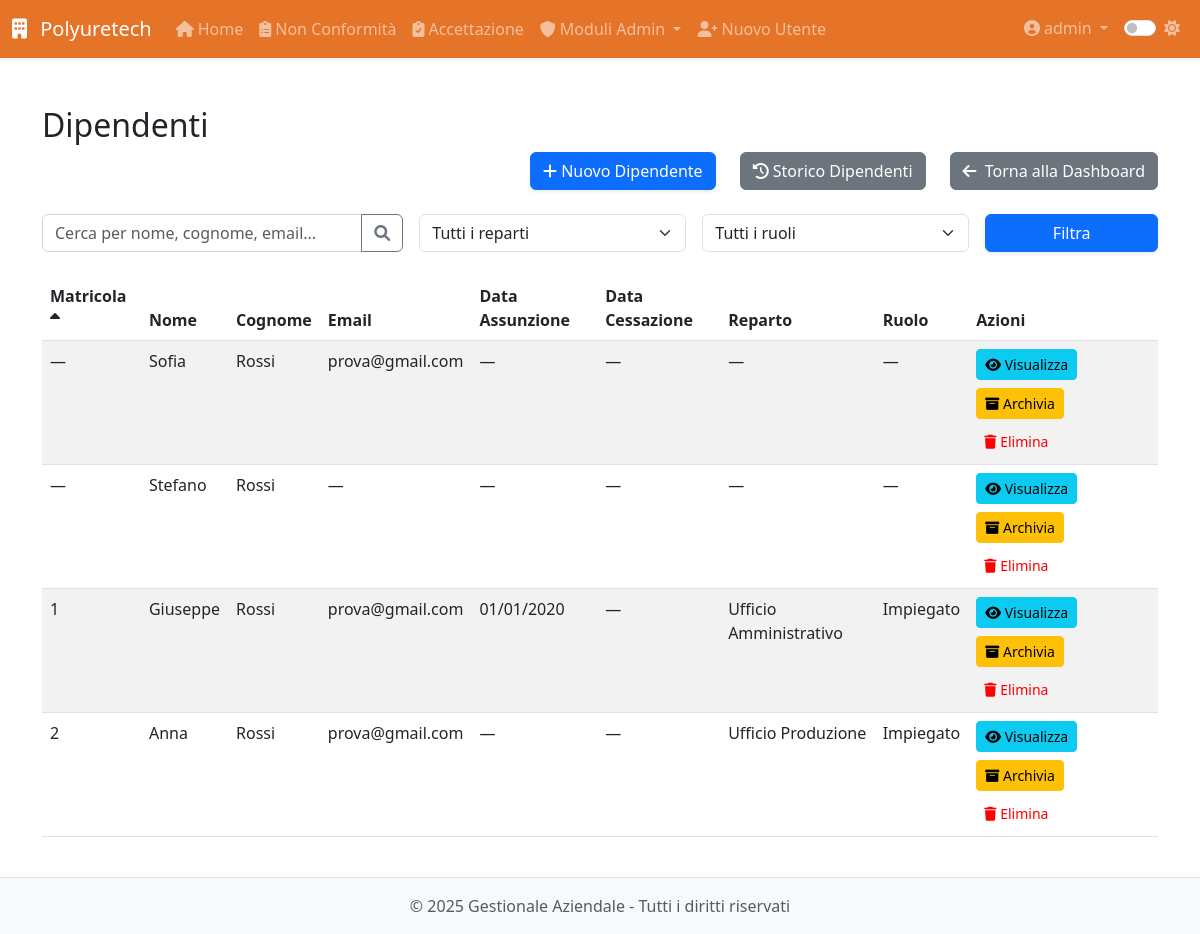
Page /modulo8/modulo8/dipendenti?sort_by=matricola&sort_order=asc&search=&reparto=&ruolo= (signed in) on the committed database.
### app/models.py (models this page shows, shortened)
class User(UserMixin, db.Model):
    __tablename__ = 'users'
    id = db.Column(db.Integer, primary_key=True)
    username = db.Column(db.String(64), unique=True, nullable=False, index=True)
    email = db.Column(db.String(120), unique=True, nullable=False, index=True)
    password_hash = db.Column(db.String(128), nullable=False)
    role = db.Column(db.String(20), default='operatore')  # 'operatore' o 'admin'
    created_at = db.Column(db.DateTime, default=datetime.utcnow)
    last_login = db.Column(db.DateTime)
    is_active = db.Column(db.Boolean, default=True)
    is_admin = db.Column(db.Boolean, default=False)
    modules = db.Column(db.String(255), default='')  # Lista di moduli accessibili separati da virgola
    modulo1_entries = db.relationship('Modulo1Entry',
                               backref='author',
                               lazy='dynamic',
                               foreign_keys='Modulo1Entry.user_id')
    modulo5_entries = db.relationship('Modulo5Entry',
                               backref='author',
                               lazy='dynamic',
                               foreign_keys='Modulo5Entry.user_id')
    def is_admin(self):
        return self.role == 'admin'

class Dipendente(db.Model):
    __tablename__ = 'dipendente'
    id = db.Column(db.Integer, primary_key=True)
    nome = db.Column(db.String(100), nullable=False)
    cognome = db.Column(db.String(100), nullable=False)
    data_nascita = db.Column(db.Date, nullable=False)
    luogo_nascita = db.Column(db.String(100), nullable=False)
    provincia_nascita = db.Column(db.String(2), nullable=False)
    codice_fiscale = db.Column(db.String(16))
    email = db.Column(db.String(120))
    telefono = db.Column(db.String(20))
    matricola = db.Column(db.String(20), unique=True)
    reparto = db.Column(db.String(100))
    ruolo = db.Column(db.String(100))
    data_assunzione_somministrazione = db.Column(db.Date)
    agenzia_somministrazione = db.Column(db.String(100))
    data_assunzione_indeterminato = db.Column(db.Date)
    legge_104 = db.Column(db.Boolean, default=False)
    donatore_avis = db.Column(db.Boolean, default=False)
    indirizzo_residenza = db.Column(db.String(200))
    citta_residenza = db.Column(db.String(100))
    provincia_residenza = db.Column(db.String(2))
    cap_residenza = db.Column(db.String(5))
    data_cessazione = db.Column(db.Date)
    note = db.Column(db.Text)
    archiviato = db.Column(db.Boolean, default=False)
    created_by_id = db.Column(db.Integer, db.ForeignKey('users.id'))
    created_by = db.relationship('User', backref='dipendenti_creati')
    competenze = db.relationship('Competenza',
                               secondary='dipendente_competenza',
                               backref=db.backref('dipendenti', lazy='dynamic'))
    competenze_associate = db.relationship('DipendenteCompetenza',
                                         back_populates='dipendente',
                                         overlaps="competenze,dipendenti")
    vestiario = db.relationship('Inventory',
                              secondary='prelievi_vestiario',
                              backref='dipendenti')
    performance = db.relationship('Performance', back_populates='dipendente', cascade='all, delete-orphan')
    partecipazioni_corsi = db.relationship('PartecipazioneCorso', backref='dipendente', lazy=True)
    corsi_sicurezza = db.relationship('CorsoSicurezza', secondary='dipendente_corso_sicurezza',
                                    backref=db.backref('dipendenti', lazy=True))
    @property
    def data_cessazione_date(self):
        return self.data_cessazione.date() if self.data_cessazione else None

### app/routes/modulo8.py (the view, shortened to what this page needs)
@modulo8.route('/modulo8/dipendenti')
@login_required
@admin_required
def dipendenti():
    search = request.args.get('search', '')
    reparto = request.args.get('reparto', '')
    ruolo = request.args.get('ruolo', '')
    sort_by = request.args.get('sort_by', 'nome')  # default sort by nome
    sort_order = request.args.get('sort_order', 'asc')  # default ascending
    query = Dipendente.query.filter_by(archiviato=False)
    if reparto:
        query = query.filter(Dipendente.reparto == reparto)
    if ruolo:
        query = query.filter(Dipendente.ruolo == ruolo)
    if sort_order == 'desc':
        query = query.order_by(getattr(Dipendente, sort_by).desc())
    else:
        query = query.order_by(getattr(Dipendente, sort_by).asc())
    dipendenti = query.all()
    reparti = db.session.query(Dipendente.reparto).distinct().filter(Dipendente.reparto.isnot(None)).all()
    reparti = [r[0] for r in reparti]
    ruoli = db.session.query(Dipendente.ruolo).distinct().filter(Dipendente.ruolo.isnot(None)).all()
    ruoli = [r[0] for r in ruoli]
    now = datetime.utcnow()
    return render_template(
        'modulo8/dipendenti.html',
        dipendenti=dipendenti,
        now=now,
        reparti=reparti,
        ruoli=ruoli,
        sort_by=sort_by,
        sort_order=sort_order
    )

### app/models.py (called while the page is built)
@login_manager.user_loader
def load_user(id):
    return User.query.get(int(id))

### app/utils.py (called while the page is built)
def admin_required(f):
    @wraps(f)
    def decorated_function(*args, **kwargs):
        if not current_user.is_admin:
            abort(403)
        return f(*args, **kwargs)
    return decorated_function

### app/templates/modulo8/dipendenti.html (shortened to what this page needs)
{% extends 'base.html' %}
{% block content %}
<div class="module-view">
  <h2>Dipendenti</h2>
  <div class="d-flex justify-content-end gap-4 mb-4">
    <a href="{{ url_for('modulo8.nuovo_dipendente') }}" class="btn btn-primary">
      <i class="fas fa-plus"></i> Nuovo Dipendente
    </a>
    <a href="{{ url_for('modulo8.storico_dipendenti') }}" class="btn btn-secondary">
      <i class="fas fa-history"></i> Storico Dipendenti
    </a>
    <a href="{{ url_for('modulo8.dashboard') }}" class="btn btn-secondary">
      <i class="fas fa-arrow-left me-1"></i> Torna alla Dashboard
  </a>
  </div>
  <div class="search-container mb-4">
    <form action="{{ url_for('modulo8.dipendenti') }}" method="GET" class="row g-3">
      <div class="col-md-4">
        <div class="input-group">
          <input type="text" class="form-control" name="search" placeholder="Cerca per nome, cognome, email..." value="{{ request.args.get('search', '') }}">
          <button class="btn btn-outline-secondary" type="submit">
            <i class="fas fa-search"></i>
          </button>
        </div>
      </div>
      <div class="col-md-3">
        <select class="form-select" name="reparto">
          <option value="">Tutti i reparti</option>
        </select>
      </div>
      <div class="col-md-3">
        <select class="form-select" name="ruolo">
          <option value="">Tutti i ruoli</option>
        </select>
      </div>
      <div class="col-md-2">
        <button type="submit" class="btn btn-primary w-100">Filtra</button>
      </div>
    </form>
  </div>
  <table class="table table-striped">
    <thead>
      <tr>
        <th>
          <a href="{{ url_for('modulo8.dipendenti', sort_by='matricola', sort_order='asc' if sort_by != 'matricola' or sort_order == 'desc' else 'desc', search=search, reparto=reparto, ruolo=ruolo) }}" class="text-decoration-none text-dark">
            Matricola
            {% if sort_by == 'matricola' %}
              <i class="fas fa-sort-{{ 'up' if sort_order == 'asc' else 'down' }}"></i>
            {% endif %}
          </a>
        </th>
        <th>
          <a href="{{ url_for('modulo8.dipendenti', sort_by='nome', sort_order='asc' if sort_by != 'nome' or sort_order == 'desc' else 'desc', search=search, reparto=reparto, ruolo=ruolo) }}" class="text-decoration-none text-dark">
            Nome
          </a>
        </th>
        <th>
          <a href="{{ url_for('modulo8.dipendenti', sort_by='cognome', sort_order='asc' if sort_by != 'cognome' or sort_order == 'desc' else 'desc', search=search, reparto=reparto, ruolo=ruolo) }}" class="text-decoration-none text-dark">
            Cognome
          </a>
        </th>
        <th>
          <a href="{{ url_for('modulo8.dipendenti', sort_by='email', sort_order='asc' if sort_by != 'email' or sort_order == 'desc' else 'desc', search=search, reparto=reparto, ruolo=ruolo) }}" class="text-decoration-none text-dark">
            Email
          </a>
        </th>
        <th>
          <a href="{{ url_for('modulo8.dipendenti', sort_by='data_assunzione_indeterminato', sort_order='asc' if sort_by != 'data_assunzione_indeterminato' or sort_order == 'desc' else 'desc', search=search, reparto=reparto, ruolo=ruolo) }}" class="text-decoration-none text-dark">
            Data Assunzione
          </a>
        </th>
        <th>
          <a href="{{ url_for('modulo8.dipendenti', sort_by='data_cessazione', sort_order='asc' if sort_by != 'data_cessazione' or sort_order == 'desc' else 'desc', search=search, reparto=reparto, ruolo=ruolo) }}" class="text-decoration-none text-dark">
            Data Cessazione
          </a>
        </th>
        <th>
          <a href="{{ url_for('modulo8.dipendenti', sort_by='reparto', sort_order='asc' if sort_by != 'reparto' or sort_order == 'desc' else 'desc', search=search, reparto=reparto, ruolo=ruolo) }}" class="text-decoration-none text-dark">
            Reparto
          </a>
        </th>
        <th>
          <a href="{{ url_for('modulo8.dipendenti', sort_by='ruolo', sort_order='asc' if sort_by != 'ruolo' or sort_order == 'desc' else 'desc', search=search, reparto=reparto, ruolo=ruolo) }}" class="text-decoration-none text-dark">
            Ruolo
          </a>
        </th>
        <th>Azioni</th>
      </tr>
    </thead>
    <tbody>
      {% for dip in dipendenti %}
      <tr>
        <td>{{ dip.matricola or '—' }}</td>
        <td>{{ dip.nome }}</td>
        <td>{{ dip.cognome }}</td>
        <td>{{ dip.email or '—' }}</td>
        <td>
          {% if dip.data_assunzione_indeterminato %}
            {{ dip.data_assunzione_indeterminato.strftime('%d/%m/%Y') }}
          {% elif dip.data_assunzione_somministrazione %}
            {{ dip.data_assunzione_somministrazione.strftime('%d/%m/%Y') }}
          {% else %}
            —
          {% endif %}
        </td>
        <td>{{ dip.data_cessazione_date.strftime('%d-%m-%Y') if dip.data_cessazione_date else '—' }}</td>
        <td>{{ dip.reparto or '—' }}</td>
        <td>{{ dip.ruolo or '—' }}</td>
        <td>
          <div class="d-flex gap-2 flex-wrap">
            <a href="{{ url_for('modulo8.profilo_dipendente', id=dip.id) }}" class="btn btn-sm btn-info">
              <i class="fas fa-eye"></i> Visualizza
            </a>
            <button type="button" class="btn btn-sm btn-warning" data-bs-toggle="modal" data-bs-target="#archiveModal{{ dip.id }}">
              <i class="fas fa-archive"></i> Archivia
            </button>
            <button type="button" class="btn btn-sm btn-danger" data-bs-toggle="modal" data-bs-target="#deleteModal{{ dip.id }}">
              <i class="fas fa-trash"></i> Elimina
            </button>
          </div>
        </td>
      </tr>
      {% endfor %}
    </tbody>
  </table>
</div>
{% endblock %}

### app/templates/base.html (shortened to what this page needs)
<!DOCTYPE html>
<html lang="it">
<head>
    <link href="https://cdn.jsdelivr.net/npm/bootstrap@5.3.0-alpha1/dist/css/bootstrap.min.css" rel="stylesheet">
    <link rel="stylesheet" href="https://cdnjs.cloudflare.com/ajax/libs/font-awesome/6.0.0/css/all.min.css">
    <link id="theme-style" rel="stylesheet" href="{{ url_for('static', filename='css/theme-' + theme + '.css') }}">
    <link rel="stylesheet" href="{{ url_for('static', filename='css/style.css') }}">
    <link rel="stylesheet" href="{{ url_for('static', filename='css/modulo8.css') }}">
</head>
<body>
    <header class="navbar navbar-expand-lg navbar-dark bg-primary sticky-top shadow-sm">
        <div class="container-fluid">
            <a class="navbar-brand" href="{{ url_for('dashboard.index') }}">
                <i class="fas fa-building me-2"></i> Polyuretech
            </a>
            <div class="collapse navbar-collapse" id="navbarMain">
                {% if current_user.is_authenticated %}
                <ul class="navbar-nav me-auto">
                    <li class="nav-item">
                        <a class="nav-link" href="{{ url_for('dashboard.index') }}">
                            <i class="fas fa-home me-1"></i>Home
                        </a>
                    </li>
                    <li class="nav-item">
                        <a class="nav-link" href="{{ url_for('modulo1.index') }}">
                            <i class="fas fa-clipboard-list me-1"></i>Non Conformità
                        </a>
                    </li>
                    <li class="nav-item">
                        <a class="nav-link" href="{{ url_for('modulo5.index') }}">
                            <i class="fas fa-clipboard-check me-1"></i>Accettazione
                        </a>
                    </li>
                    {% if current_user.is_admin() %}
                    <li class="nav-item dropdown">
                        <a class="nav-link dropdown-toggle" href="#" id="adminModulesDropdown" data-bs-toggle="dropdown">
                            <i class="fas fa-shield-alt me-1"></i>Moduli Admin
                        </a>
                    </li>
                    <li class="nav-item">
                        <a class="nav-link" href="{{ url_for('auth.register') }}">
                            <i class="fas fa-user-plus me-1"></i>Nuovo Utente
                        </a>
                    </li>
                    {% endif %}
                </ul>
                <ul class="navbar-nav ms-auto">
                    <li class="nav-item dropdown">
                        <a class="nav-link dropdown-toggle" href="#" id="userDropdown" data-bs-toggle="dropdown">
                            <i class="fas fa-user-circle me-1"></i>{{ current_user.username }}
                        </a>
                    </li>
                    <li class="nav-item">
                        <div class="nav-link">
                            <div class="form-check form-switch">
                                <input class="form-check-input" type="checkbox" id="darkModeToggle" {% if theme == 'dark' %}checked{% endif %}>
                                <label class="form-check-label" for="darkModeToggle">
                                    <i id="theme-icon" class="fas {% if theme == 'dark' %}fa-moon{% else %}fa-sun{% endif %}"></i>
                                </label>
                            </div>
                        </div>
                    </li>
                </ul>
                {% endif %}
            </div>
        </div>
    </header>
    <main class="container py-4">
        {% block content %}{% endblock %}
    </main>
    <footer class="footer mt-auto py-3 bg-light">
        <div class="container text-center">
            <span class="text-muted">&copy; {{ current_year }} {{ app_name }} - Tutti i diritti riservati</span>
        </div>
    </footer>
</body>
</html>

### app/static/css/theme-light.css (style rules this page uses)
:root { --primary-color: #e05a00d7; --secondary-color: #6c757d; --bg-color: #ffffff; --text-color: #212529; --border-color: #dee2e6; --hover-bg: #f8f9fa; --card-bg: #ffffff; --card-border: #e9ecef; --input-bg: #ffffff; --input-border: #ced4da; --footer-bg: #f8f9fa; --footer-text: #6c757d; --bs-primary-rgb: 0, 0, 0; --bs-success-rgb: 1, 150, 20; --bs-info-rgb: 0, 0, 255; --bs-purple-rgb: 128, 0, 128; --bs-orange-rgb: 255, 165, 0; --bs-teal-rgb: 180, 180, 180; --bs-warning-rgb: 255, 255, 0; --bs-danger-rgb: 255, 0, 0; --bs-btn-bg: #ffffff; }
body { background-color: var(--bg-color); color: var(--text-color); transition: all 0.3s ease; }
.navbar-dark { background-color: var(--primary-color) !important; }
.form-control { background-color: var(--input-bg); border-color: var(--input-border); color: var(--text-color); }
.footer { background-color: var(--footer-bg) !important; color: var(--footer-text); border-top: 1px solid var(--border-color); }
.table { color: var(--text-color); }
.table-striped tbody tr:nth-of-type(odd) { background-color: rgba(0, 0, 0, 0.05); }
.btn-danger { background-color: var(--bs-danger-rgb); color: #ff0000; border: none; }

### app/static/css/style.css (style rules this page uses)
body { display: flex; flex-direction: column; min-height: 100vh; }
main { flex: 1; }
.btn-primary { box-shadow: 0 .125rem .25rem rgba(0,0,0,.075); }

### rows in the picture
User: username "admin"
Dipendente: matricola "—", nome "Sofia", cognome "Rossi", email "prova@gmail.com", data_cessazione_date "—", reparto "—", ruolo "—"
Dipendente: matricola "—", nome "Stefano", cognome "Rossi", email "—", data_cessazione_date "—", reparto "—", ruolo "—"
Dipendente: matricola "1", nome "Giuseppe", cognome "Rossi", email "prova@gmail.com", data_assunzione_indeterminato "01/01/2020", data_cessazione_date "—", reparto "Ufficio Amministrativo", ruolo "Impiegato"
Dipendente: matricola "2", nome "Anna", cognome "Rossi", email "prova@gmail.com", data_cessazione_date "—", reparto "Ufficio Produzione", ruolo "Impiegato"

### other values in the picture
{{ app_name }} "Gestionale Aziendale"
